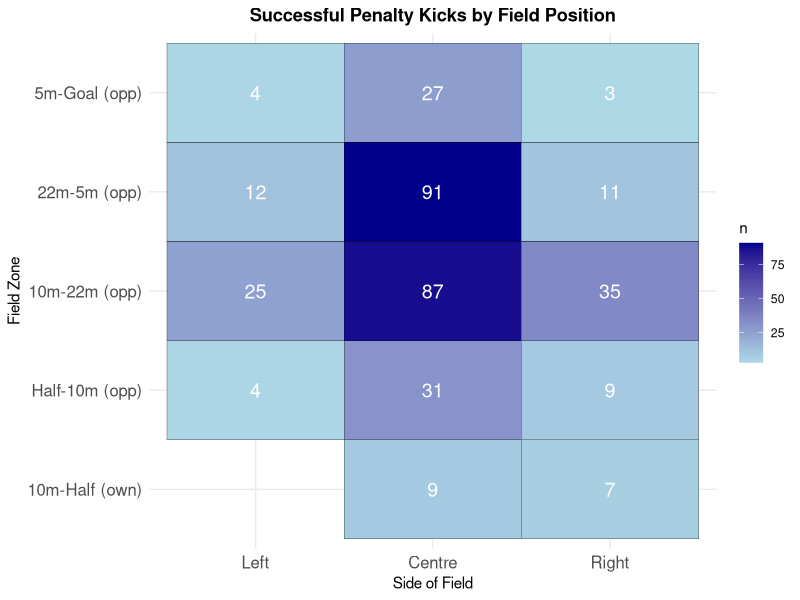
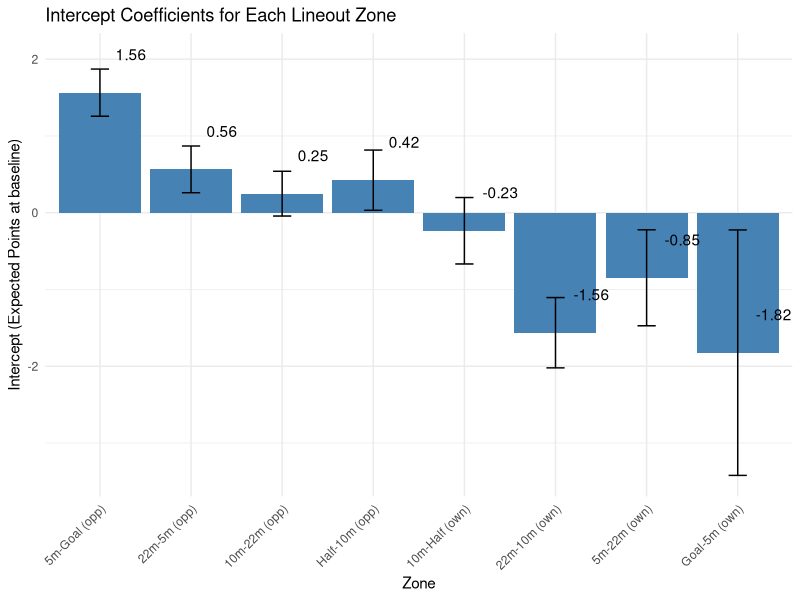
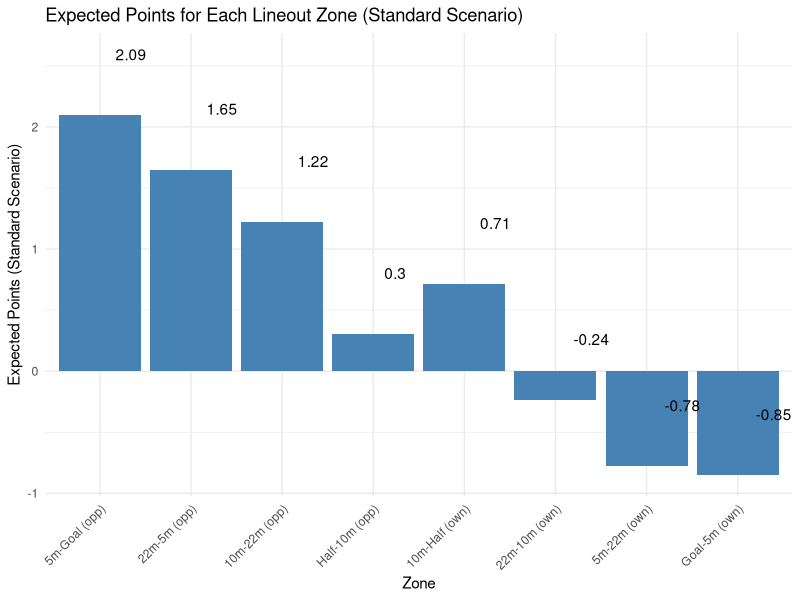

Source code (R) for these figures, in order: (Note: this script raises an error after producing the figures.)
##################
### REFERENCES ###
##################

# setwd("/Users/kennywatts/Documents/GitHub/Rugby-Expected-Points/")

## Links to Article
# https://www.data-ruck.com/blog/predicting-kicks-outcome/
# https://journals.sagepub.com/doi/10.1177/22150218251365220

## Data Download Link
# https://zenodo.org/api/records/13851563/files-archive

# Goal Kicking Data
# https://www.sciencedirect.com/science/article/pii/S1440244014000255


################
### PACKAGES ###
################

# install.packages("patchwork")
library(patchwork)

# install.packages("stringr")
library(stringr)

# install.packages("tidyverse")
library(tidyverse)

# install.packages("dplyr")
library(dplyr)

#################
### DATA LOAD ###
#################

# run from project directory (or within .Rproj)
phase_data = read_csv("data/phase_2018-19.csv")
# preview data
head(phase_data)

########################
### DATA EXPLORATION ###
#######################

# location where the phase began, determined determined by the metre lines dividing the pitch
unique(phase_data$Location)

# period between subsequent rucks
unique(phase_data$Phase)

# location on the pitch where the phase began, determined by the lineout lines dividing the pitch
unique(phase_data$Side)

# how did the play start?
unique(phase_data$Play_Start)

# upon scoring, the event was assigned to all phases since the previous scoring event
unique(phase_data$Outcome)

# points difference (I'm assuming for whoever has possession of the ball)
## oftentimes this is from perspective of the home team, but if it flips back and forth w/ possession then you're right
unique(phase_data$Points_Difference)

# phase data including cards

phase_data_cards <- phase_data

# remove instances when cards occur
phase_data <- phase_data %>%
  filter(
    Red_Cards_Own == 0,
    Red_Cards_Opp == 0,
    Yellow_Cards_Own == 0,
    Yellow_Cards_Opp == 0
  ) %>%
  select(-Red_Cards_Own, -Red_Cards_Opp, -Yellow_Cards_Own, -Yellow_Cards_Opp)

# get restarts
restarts <- phase_data %>%
  filter(Play_Start == "Restart Kick", Phase ==1)

# list of unique restart locations
unique(restarts$Location)

# successfulpenalty kicks and locations
successful_penalty_kicks <- phase_data %>%
  arrange(ID) %>% 
  mutate(
    prev_location = lag(Location),          # previous play location
    prev_team = lag(Team_In_Poss),          # previous team in possession
    prev_side = lag(Side),                  # previous side
    score_change = Points_Difference - lag(Points_Difference),
    
    # flip certain "own" zones to "opp"
    prev_location = case_when(
      prev_location == "Goal-5m (own)"   ~ "5m-Goal (opp)",
      prev_location == "5m-22m (own)"    ~ "22m-5m (opp)",
      prev_location == "22m-10m (own)"   ~ "10m-22m (opp)",
      TRUE ~ prev_location
    )
  ) %>%
  # isolate for 3-point scores
  filter(
    abs(score_change) == 3
  ) %>%
  select(ID, Round, Home, Away, Location, prev_location, prev_team, prev_side, Points_Difference, Outcome)
# preview data
print(successful_penalty_kicks)


# mapping successful penalty kicks

zone_levels <- c("Goal-5m (own)", "5m-22m (own)", "22m-10m (own)", "10m-Half (own)",
                 "Half-10m (opp)", "10m-22m (opp)", "22m-5m (opp)", "5m-Goal (opp)")

successful_penalty_kicks <- successful_penalty_kicks %>%
  mutate(
    prev_location = factor(prev_location, levels = zone_levels),
    prev_side = factor(prev_side, levels = c("Left", "Centre", "Right"))
  )

field_counts <- successful_penalty_kicks %>%
  count(prev_location, prev_side)

p1 <- ggplot(field_counts, aes(x = prev_side, y = prev_location, fill = n)) +
  geom_tile(color = "black") +
  geom_text(aes(label = n), color = "white", size = 5) +
  scale_fill_gradient(low = "lightblue", high = "darkblue") +
  labs(title = "Successful Penalty Kicks by Field Position",
       x = "Side of Field",
       y = "Field Zone") +
  theme_minimal() +
  theme(
    axis.text.x = element_text(size = 12),
    axis.text.y = element_text(size = 12),
    plot.title = element_text(hjust = 0.5, face = "bold")
  )

ggsave("plots/penalty_kicks_by_position.png", p1, width = 10, height = 8, dpi = 300)

# expected points of lineout in different locations

phase_data <- phase_data %>%
  mutate(
    # extract signed numbers inside parentheses: (+3), (-3), etc.
    points = str_extract(Outcome, "[-+]?\\d+") %>% as.numeric(),
    
    # handle cases with no number (e.g. "no score", turnovers)
    points = ifelse(is.na(points), 0, points)
  )

zones <- c(
  "5m-Goal (opp)",
  "22m-5m (opp)",
  "10m-22m (opp)",
  "Half-10m (opp)",
  "10m-Half (own)",
  "22m-10m (own)",
  "5m-22m (own)",
  "Goal-5m (own)"
)

lineouts_clean <- phase_data %>%
  filter(
    Play_Start == "Lineout",
    Location %in% zones,
    Phase == 1
  ) %>%
  arrange(Round, Home, Away, Team_In_Poss, desc(Seconds_Remaining))

expected_points_by_zone <- lineouts_clean %>%
  group_by(Location) %>%
  summarise(
    n_phases = n(),
    avg_points = mean(points, na.rm = TRUE),
    total_points = sum(points, na.rm = TRUE),
    .groups = "drop"
)

print(expected_points_by_zone)

#####
# Expected points using linear regression
#####

last_play <- phase_data_cards %>%
  group_by(Round, Home, Away) %>%
  filter(ID == max(ID)) %>%
  ungroup() %>%
  mutate(
    last_play_points = str_extract(Outcome, "[-+]?\\d+") %>% as.numeric(),
    last_play_points = ifelse(is.na(last_play_points), 0, last_play_points),
    
    Score_Change = last_play_points,
    
    Final_Points_Difference = Points_Difference + Score_Change,
    Final_Points_Diff_Home = if_else(Team_In_Poss == "Home",
                                     Final_Points_Difference,
                                     -Final_Points_Difference)
)

# making win percentage column

matches <- last_play %>%
  select(Round, Home, Away, Final_Points_Diff_Home) %>%
  distinct()

team_games <- matches %>%
  pivot_longer(cols = c(Home, Away),
               names_to = "Side",
               values_to = "Team") %>%
  mutate(
    Win = case_when(
      Side == "Home" & Final_Points_Diff_Home > 0 ~ 1,
      Side == "Home" & Final_Points_Diff_Home <= 0 ~ 0,
      Side == "Away" & Final_Points_Diff_Home < 0 ~ 1,
      Side == "Away" & Final_Points_Diff_Home >= 0 ~ 0
    ),
    Round = as.numeric(Round)
  ) %>%
  arrange(Team, Round)

team_games <- team_games %>%
  group_by(Team) %>%
  arrange(Round) %>%
  mutate(
    Games_Played = lag(row_number(), default = 0),
    Wins_Before = lag(cumsum(Win), default = 0),
    WinPct_Before = if_else(Games_Played == 0, 0.5, Wins_Before / Games_Played)
  ) %>%
  ungroup()

phase_data_cards <- phase_data_cards %>%
  mutate(
    Team_for_join = case_when(
      Team_In_Poss == "Home" ~ Home,
      Team_In_Poss == "Away" ~ Away
    )
  )

phase_data_cards <- phase_data_cards %>%
  left_join(
    team_games %>% select(Team, Round, WinPct_Before),
    by = c("Team_for_join" = "Team", "Round" = "Round")
  )

regression_lineouts <- phase_data_cards %>%
  filter(
    Play_Start == "Lineout",
    Location %in% zones,
    Phase == 1
  )

# Home and away column

regression_lineouts <- regression_lineouts %>%
  mutate(
    Home_Attack = if_else(Team_In_Poss == "Home", 1, 0)
  )

regression_lineouts <- regression_lineouts %>%
  mutate(
    Opponent = if_else(Team_In_Poss == "Home", Away, Home)
  ) %>%
  left_join(
    team_games %>% select(Team, Round, WinPct_Before) %>%
      rename(Opponent = Team,
             Opponent_WinPct = WinPct_Before),
    by = c("Opponent", "Round")
  )

# Win percent differential

regression_lineouts <- regression_lineouts %>%
  mutate(
    WinPct_Diff = WinPct_Before - Opponent_WinPct
  )

# Card differential

regression_lineouts <- regression_lineouts %>%
  mutate(
    Card_Diff = (Yellow_Cards_Opp + Red_Cards_Opp) - (Yellow_Cards_Own + Red_Cards_Own)
  )

# Seconds remaining in half

regression_lineouts <- regression_lineouts %>%
  mutate(
    Seconds_Remaining_Half = if_else(
      Seconds_Remaining > 2400,             # first half
      Seconds_Remaining - 2400,             # seconds remaining in first half
      Seconds_Remaining                     # second half: already less than 2400
    )
  )


regression_lineouts <- regression_lineouts %>%
  mutate(
  points = str_extract(Outcome, "[-+]?\\d+") %>% as.numeric(),
  points = ifelse(is.na(points), 0, points))

# Weighting lineouts in consecutive possessions with same outcome

regression_lineouts <- regression_lineouts %>%
  arrange(Round, Home, Away, ID) %>%
  group_by(Round, Home, Away) %>%
  mutate(
    run_id = cumsum(c(TRUE, diff(Points_Difference) != 0 | Outcome[-1] != Outcome[-n()])),
    n_same = ave(run_id, run_id, FUN = length),          # count observations in each run
    weighted_points = points / n_same                   # divide points by number in run
  ) %>%
  ungroup()

lineouts_by_zone <- split(regression_lineouts, regression_lineouts$Location)

zone_regressions <- list()

for (zone_name in names(lineouts_by_zone)) {
  df <- lineouts_by_zone[[zone_name]]
  
  lm_zone <- lm(weighted_points ~ Seconds_Remaining_Half + Home_Attack + WinPct_Diff + Card_Diff, data = df)
  
  zone_regressions[[zone_name]] <- lm_zone
}

# Expected points for each zone using regression

library(broom)

zone_coefficients <- lapply(names(zone_regressions), function(zone) {
  broom::tidy(zone_regressions[[zone]]) %>%
    mutate(Location = zone)
}) %>%
  bind_rows()

zones_order <- c(
  "5m-Goal (opp)",
  "22m-5m (opp)",
  "10m-22m (opp)",
  "Half-10m (opp)",
  "10m-Half (own)",
  "22m-10m (own)",
  "5m-22m (own)",
  "Goal-5m (own)"
)

intercepts <- zone_coefficients %>%
  filter(term == "(Intercept)")

intercepts <- intercepts %>%
  mutate(Location = factor(Location, levels = zones_order))

reg_plot <- ggplot(intercepts, aes(x = Location, y = estimate)) +
  geom_col(fill = "steelblue") +
  geom_errorbar(aes(ymin = estimate - std.error, ymax = estimate + std.error), width = 0.2) +
  geom_text(aes(label = round(estimate, 2)),
            nudge_y = 0.5,   # move labels slightly above the bars
            hjust = -0.5) +   # center horizontally
  labs(
    x = "Zone",
    y = "Intercept (Expected Points at baseline)",
    title = "Intercept Coefficients for Each Lineout Zone"
  ) +
  theme_minimal() +
  theme(axis.text.x = element_text(angle = 45, hjust = 1))

ggsave("plots/reg_plot.png", reg_plot, width = 10, height = 6, dpi = 300)

# Standard Scenario Plot

Seconds_Remaining_Half_val <- 1200
Home_Attack_val <- 1
WinPct_Diff_val <- 0
Card_Diff_val <- 0

zone_coeff_summary <- zone_coefficients %>%
  select(Location, term, estimate) %>%
  pivot_wider(names_from = term, values_from = estimate, values_fn = mean)

EP_standard <- zone_coeff_summary %>%
  mutate(
    EP_standard = `(Intercept)` +
      Seconds_Remaining_Half * Seconds_Remaining_Half_val +
      Home_Attack * Home_Attack_val +
      WinPct_Diff * WinPct_Diff_val +
      Card_Diff * Card_Diff_val
  ) %>%
  select(Location, EP_standard) %>%
  pivot_longer(
    cols = EP_standard,
    names_to = "Condition",
    values_to = "Expected_Points"
  ) %>%
  mutate(Location = factor(Location, levels = zones_order))

reg_plot_standard <- ggplot(EP_standard, aes(x = Location, y = Expected_Points)) +
  geom_col(fill = "steelblue") +
  geom_text(aes(label = round(Expected_Points, 2)),
            nudge_y = 0.5, 
            hjust = -0.5) +
  labs(
    x = "Zone",
    y = "Expected Points (Standard Scenario)",
    title = "Expected Points for Each Lineout Zone (Standard Scenario)"
  ) +
  theme_minimal() +
  theme(axis.text.x = element_text(angle = 45, hjust = 1))

ggsave("plots/standard_coef_reg_plot.png", reg_plot_standard, width = 10, height = 6, dpi = 300)

# Expected Points of Lineout All Areas of the pitch

expected_points_by_zone <- lineouts_weighted %>%
  group_by(Location) %>%
  summarise(
    n_phases = n(),
    avg_points = mean(weighted_points, na.rm = TRUE),
    total_points = sum(weighted_points, na.rm = TRUE),
    .groups = "drop"
  ) %>%
  mutate(Location = factor(Location, levels = zones_order)) %>%
  arrange(Location)

expected_points_regression <- EP_standard %>%
  arrange(factor(Location, levels = zones_order)) %>%
  select(Location, Expected_Points) %>%
  mutate(Location = factor(Location, levels = zones_order))

# Print Table
print(expected_points_by_zone)

# Plot of Meteres vs Expected Points of Lineout

field_lines <- c(5, 22, 40, 50, 60, 78, 95)
line_names <- c("5m (opp)", "22m (opp)", "10m (opp)", "Half", "10m (own)", "22m (own)", "5m (own)")

zone_meters <- c(2.5, 13.5, 31, 45, 55, 69, 86.5, 97.5)

expected_points_by_zone$Location <- factor(expected_points_by_zone$Location, levels = zones_order)
expected_points_by_zone$meter_x <- zone_meters[match(as.character(expected_points_by_zone$Location), zones_order)]

expected_points_regression$Location <- factor(expected_points_regression$Location, levels = zones_order)
expected_points_regression$meter_x <- zone_meters[match(as.character(expected_points_regression$Location), zones_order)]

# Computing Quadratic Minimum

quad_fit_tmp <- lm(avg_points ~ poly(meter_x, 2), data = expected_points_by_zone)
quad_fit_reg <- lm(Expected_Points ~ poly(meter_x, 2), data = expected_points_regression)


grid_x <- seq(min(expected_points_by_zone$meter_x, na.rm = TRUE),
              max(expected_points_by_zone$meter_x, na.rm = TRUE),
              length.out = 2000)

pred_tmp <- predict(quad_fit_tmp, newdata = data.frame(meter_x = grid_x))
pred_reg <- predict(quad_fit_reg, newdata = data.frame(meter_x = grid_x))

cap_x <- grid_x[which.min(pred_tmp)]
cap_x_reg <- grid_x[which.min(pred_reg)]

lineout_plot <- ggplot(expected_points_by_zone, aes(x = meter_x, y = avg_points)) +
  geom_point(size = 2) +
  geom_text(aes(label = round(avg_points, 2)), vjust = -1.2, size = 3, check_overlap = TRUE) +
  geom_smooth(method = "lm", formula = y ~ poly(pmin(x,  cap_x), 2), se = FALSE, linewidth = 0.8) +
  scale_x_continuous(
    breaks = field_lines,
    labels = line_names,
    expand = expansion(add = c(3, 3)),
    limits = c(0, 100)  # ensures full field range
  ) +
  labs(
    title = "Average Points by Lineout Location (Quadratic Fit, Increasing Distance from Opposition Goal Line)",
    x = "Field Position (meters)",
    y = "Average Expected Points"
  ) +
  theme_minimal(base_size = 12) +
  theme(
    axis.text.x = element_text(angle = 45, hjust = 1),
    axis.title.x = element_text(margin = ggplot2::margin(t = unit(8, "pt")))
  )

ggsave("plots/lineout_plot.png", lineout_plot, width = 10, height = 6, dpi = 300)

df <- tibble::tibble(
  y_mid = c(31, 13.5, 2.5, 45),
  avg_points = c(1.36, 2.4, 4.17, 0.66)
)

p2 <- ggplot(df, aes(x = y_mid, y = avg_points)) +
  geom_point(size = 3, color = "red") +
  geom_line(group = 1, color = "blue") +
  labs(
    title = "Average Expected Points by Zone",
    x = "Distance from goal line (m, zone midpoint)",
    y = "Average Points"
  ) +
  theme_minimal()

ggsave("plots/expected_points_by_zone.png", p2, width = 10, height = 6, dpi = 300)

# Regression quad plot

lineout_plot_reg <- ggplot(expected_points_regression, aes(x = meter_x, y = Expected_Points)) +
  geom_point(size = 2) +
  geom_text(aes(label = round(Expected_Points, 2)), vjust = -1.2, size = 3, check_overlap = TRUE) +
  geom_smooth(method = "lm", formula = y ~ poly(pmin(x,  cap_x_reg), 2), se = FALSE, linewidth = 0.8) +
  scale_x_continuous(
    breaks = field_lines,
    labels = line_names,
    expand = expansion(add = c(3, 3)),
    limits = c(0, 100)  # ensures full field range
  ) +
  labs(
    title = "Average Points by Lineout Location",
    x = "Field Position (meters)",
    y = "Average Expected Points"
  ) +
  theme_minimal(base_size = 12) +
  theme(
    axis.text.x = element_text(angle = 45, hjust = 1),
    axis.title.x = element_text(margin = ggplot2::margin(t = unit(8, "pt")))
  )

ggsave("plots/lineout_plot_reg.png", lineout_plot_reg, width = 10, height = 6, dpi = 300)

df_reg <- tibble::tibble(
  y_mid = c(31, 13.5, 2.5, 45),
  estimate = c(1.36, 2.4, 4.17, 0.66)
)

p2_reg <- ggplot(df_reg, aes(x = y_mid, y = estimate)) +
  geom_point(size = 3, color = "red") +
  geom_line(group = 1, color = "blue") +
  labs(
    title = "Average Expected Points by Zone",
    x = "Distance from goal line (m, zone midpoint)",
    y = "Average Points"
  ) +
  theme_minimal()

ggsave("plots/expected_points_regression.png", p2_reg, width = 10, height = 6, dpi = 300)

# coefficients from logistic regression (REPLICATE THIS)
beta_angle <- 0.45
beta_distance <- -0.022
intercept <- -1.78

x_vals <- seq(-35, 35, by = 1)
y_vals <- seq(5, 60, by = 1)
grid <- expand.grid(x = x_vals, y = y_vals)

# SET THIS AS DEFAULT VALUE, CORRECT IF NOT SO
post_half_width <- 2.81

# logistic function
logit_prob <- function(angle, distance) {
  1 / (1 + exp(-(beta_angle * angle + beta_distance * distance + intercept)))
}

compute_expected_points <- function(x, y, post_half_width = 2.81) {
  # positions of the posts along the x-axis
  left_post_x  <- -post_half_width
  right_post_x <-  post_half_width
  
  # distances to the posts from kicker at (x, y)
  angle_left  <- atan2(x + left_post_x, y)
  angle_right <- atan2(x - right_post_x, y)
  
  # angular width of target
  angle <- angle_right - angle_left
  
  # logistic probability
  distance <- sqrt(x^2 + y^2)
  prob_raw <- logit_prob(angle, distance)
  
  prob_raw
}

grid <- grid %>%
  mutate(
    prob_raw_pos = compute_expected_points(x, y),
    prob_raw_neg = compute_expected_points(-x, y),  # mirror kicker position
    prob_raw_max = pmax(prob_raw_pos, prob_raw_neg)
  ) %>%
  mutate(
    prob = prob_raw_max / max(prob_raw_max),
    expected_points = prob * 3 + (1-prob)*0.74    # 0.74 obtained from expected points following a 22 meter drop out
  )


# plot symmetric heatmap
thresholds <- c(0.8, 0.6, 0.4, 0.2)

p3 <- ggplot(grid, aes(x = x, y = y, fill = prob)) +
  geom_tile() +
  geom_contour(aes(z = prob),
               breaks = thresholds,
               color = "white",
               linewidth = 0.8,
               linetype = "dashed") +
  scale_fill_viridis_c(option = "magma", name = "Expected Prob") +
  coord_fixed() +
  labs(
    title = "Expected Probability of Kick Success (Symmetric)",
    x = "Lateral position (m)",
    y = "Distance from goal line (m)"
  ) +
  theme_minimal()

ggsave("plots/kick_success_probability.png", p3, width = 12, height = 10, dpi = 300)

p4 <- ggplot(grid, aes(x = x, y = y, fill = expected_points)) +
  geom_tile() +
  scale_fill_viridis_c(option = "magma", name = "Expected Points") +
  coord_fixed() +
  labs(
    title = "Expected Points of Kick Success (Symmetric)",
    x = "Lateral position (m)",
    y = "Distance from goal line (m)"
  ) +
  theme_minimal()

ggsave("plots/expected_points_heatmap.png", p4, width = 12, height = 10, dpi = 300)



# Expected Points after Penalty miss (drop kick from opposition 22m)

all_restarts <- restarts

head(all_restarts)
table(all_restarts$Location)

# Need to Remove All Restarts After Tries and Penalties

restarts_not_after_score <- phase_data %>%
  mutate(
    prev_ID = lag(ID),
    prev_Points = lag(Points_Difference),
    prev_Play = lag(Play_Start),
    prev_Team_In_Poss = lag(Team_In_Poss)
  ) %>%
  filter(
    Phase == 1,
    Play_Start == "Restart Kick",
    !is.na(prev_ID),
    abs(Points_Difference - prev_Points) == 0,
    Seconds_Remaining < 4795,
    !between(Seconds_Remaining, 2390, 2400)
  )



head(restarts_not_after_score)
table(restarts_not_after_score$Location)


# Filtering out unreasonable locations

avg_points_by_location_restarts <- restarts_not_after_score %>%
  group_by(Location) %>%
  summarise(
    n = n(),
    avg_expected_points = mean(points, na.rm = TRUE)
  ) %>%
  arrange(desc(avg_expected_points))

avg_points_by_location_restarts <- avg_points_by_location_restarts %>% 
  dplyr::slice(1:5)

print(avg_points_by_location_restarts)

overall_avg_points_restarts <- weighted.mean(
  avg_points_by_location_restarts$avg_expected_points,
  avg_points_by_location_restarts$n
)


y_dense <- seq(min(expected_points_by_zone$meter_x),
               max(expected_points_by_zone$meter_x), length.out = 500)
y_dense_reg <- seq(min(expected_points_regression$meter_x),
               max(expected_points_regression$meter_x), length.out = 500)

fitted_dense <- predict(quad_fit_tmp, newdata = data.frame(meter_x = y_dense))
fitted_dense_reg <- predict(quad_fit_reg, newdata = data.frame(meter_x = y_dense_reg))

p5 <- ggplot() +
  geom_point(data = expected_points_by_zone, aes(x = meter_x, y = avg_points), color = "blue") +
  geom_line(aes(x = y_dense, y = fitted_dense), color = "red", linewidth = 1) +
  labs(title = "Quadratic Fit to Average Points by Zone",
       x = "meter_x",
       y = "Average Points") +
  theme_minimal()

ggsave("plots/quadratic_fit.png", p5, width = 10, height = 6, dpi = 300)

p5_reg <- ggplot() +
  geom_point(data = expected_points_regression, aes(x = meter_x, y = Expected_Points), color = "blue") +
  geom_line(aes(x = y_dense_reg, y = fitted_dense_reg), color = "red", linewidth = 1) +
  labs(title = "Quadratic Fit to Average Points by Zone",
       x = "meter_x",
       y = "Average Points") +
  theme_minimal()

ggsave("plots/quadratic_fit_reg.png", p5, width = 10, height = 6, dpi = 300)

interpolate_quad <- function(x) {
  predict(quad_fit_tmp, newdata = data.frame(meter_x = x))
}

interpolate_quad_reg <- function(x) {
  predict(quad_fit_reg, newdata = data.frame(meter_x = x))
}

grid <- grid %>%
  mutate(
    avg_points_interp = interpolate_quad(y),
    point_diff = expected_points - avg_points_interp
  )

grid_reg <- grid %>%
  mutate(
    avg_points_interp = interpolate_quad_reg(y),
    point_diff = expected_points - avg_points_interp
  )

# graph of if the lineout takes place at the same distance from goal as kick
p6 <- ggplot(grid, aes(x = x, y = y, fill = point_diff)) +
  geom_tile() +
  scale_fill_gradient2(
    low = "#457B9D",    # darker blue for negative
    mid = "white",       # zero
    high = "#E76F51",   # darker orange/red for positive
    midpoint = 0,
    name = "Kick vs Lineout"
  ) +
  coord_fixed() +
  labs(
    title = "Expected Points Difference: Kick vs Lineout",
    x = "Lateral position (m)",
    y = "Distance from goal line (m)"
  ) +
  theme_minimal()

ggsave("plots/kick_vs_lineout_comparison.png", p6, width = 12, height = 10, dpi = 300)


p6_reg <- ggplot(grid_reg, aes(x = x, y = y, fill = point_diff)) +
  geom_tile() +
  scale_fill_gradient2(
    low = "#457B9D",    # darker blue for negative
    mid = "white",       # zero
    high = "#E76F51",   # darker orange/red for positive
    midpoint = 0,
    name = "Kick vs Lineout"
  ) +
  coord_fixed() +
  labs(
    title = "Expected Points Difference (Regression): Kick vs Lineout",
    x = "Lateral position (m)",
    y = "Distance from goal line (m)"
  ) +
  theme_minimal()

ggsave("plots/kick_vs_lineout_comparison_reg.png", p6_reg, width = 12, height = 10, dpi = 300)

# with a y shift

y_shifts <- c(0, -5, -10, -15, -20, -25)

plots <- lapply(y_shifts, function(shift) {
  
  grid_shifted <- grid %>%
    mutate(
      avg_points_interp = pmin(interpolate_quad(y + shift), 4.17),
      point_diff = expected_points - avg_points_interp
    )
  
  p <- ggplot(grid_shifted, aes(x = x, y = y, fill = point_diff)) +
    geom_tile() +
    scale_fill_gradient2(
      low = "#457B9D",    # darker blue for negative
      mid = "white",       # zero
      high = "#E76F51",   # darker orange/red for positive
      midpoint = 0,
      name = "Kick vs Lineout"
    ) +
    coord_fixed() +
    labs(
      title = paste("Expected Points Difference: Kick vs Lineout (Lineout", shift, "m)"),
      x = "Lateral position (m)",
      y = "Distance from goal line (m)"
    ) +
    theme_minimal()
  
  # Save each plot
  filename <- paste0("plots/kick_vs_lineout_shift_", abs(shift), "m.png")
  ggsave(filename, p, width = 12, height = 10, dpi = 300)
  
  p
})

plots_reg <- lapply(y_shifts, function(shift) {
  
  grid_shifted_reg <- grid_reg %>%
    mutate(
      avg_points_interp = pmin(interpolate_quad_reg(y + shift), 4.96),
      point_diff = expected_points - avg_points_interp
    )
  
  p_reg <- ggplot(grid_shifted_reg, aes(x = x, y = y, fill = point_diff)) +
    geom_tile() +
    scale_fill_gradient2(
      low = "#457B9D",    # darker blue for negative
      mid = "white",       # zero
      high = "#E76F51",   # darker orange/red for positive
      midpoint = 0,
      name = "Kick vs Lineout"
    ) +
    coord_fixed() +
    labs(
      title = paste("Expected Points Difference (Regression): Kick vs Lineout (Lineout", shift, "m)"),
      x = "Lateral position (m)",
      y = "Distance from goal line (m)"
    ) +
    theme_minimal()
  
  # Save each plot
  filename <- paste0("plots/kick_vs_lineout_reg_shift_", abs(shift), "m.png")
  ggsave(filename, p_reg, width = 12, height = 10, dpi = 300)
  
  p_reg
})

# Specific y shift and decision marker

y_shift <- -15

marker_x <- 20
marker_y <- 30

grid_shifted <- grid %>%
  mutate(
    avg_points_interp = pmin(interpolate_quad(y + y_shift), 4.17),
    point_diff = expected_points - avg_points_interp
  )

grid_shifted_reg <- grid %>%
  mutate(
    avg_points_interp = pmin(interpolate_quad_reg(y + y_shift), 4.96),
    point_diff = expected_points - avg_points_interp
  )

decision_marker <- ggplot(grid_shifted, aes(x = x, y = y, fill = point_diff)) +
  geom_tile() +
  scale_fill_gradient2(
    low = "#457B9D",    # darker blue for negative
    mid = "white",       # zero
    high = "#E76F51",   # darker orange/red for positive
    midpoint = 0,
    name = "Kick vs Lineout"
  ) +
  coord_fixed() +
  labs(
    title = paste("Expected Points Difference: Kick vs Lineout (Lineout", y_shift, "m)"),
    x = "Lateral position (m)",
    y = "Distance from goal line (m)"
  ) +
  theme_minimal() +
  # Add your marker
  geom_point(aes(x = marker_x, y = marker_y), color = "black", size = 4, shape = 4, stroke = 1.2)

ggsave("plots/kick_vs_lineout_shift_15m_marker.png", decision_marker, width = 12, height = 10, dpi = 300)

decision_marker

decision_marker_reg <- ggplot(grid_shifted_reg, aes(x = x, y = y, fill = point_diff)) +
  geom_tile() +
  scale_fill_gradient2(
    low = "#457B9D",    # darker blue for negative
    mid = "white",       # zero
    high = "#E76F51",   # darker orange/red for positive
    midpoint = 0,
    name = "Kick vs Lineout"
  ) +
  coord_fixed() +
  labs(
    title = paste("Expected Points Difference (Regression): Kick vs Lineout (Lineout", y_shift, "m)"),
    x = "Lateral position (m)",
    y = "Distance from goal line (m)"
  ) +
  theme_minimal() +
  # Add your marker
  geom_point(aes(x = marker_x, y = marker_y), color = "black", size = 4, shape = 4, stroke = 1.2)

ggsave("plots/kick_vs_lineout_shift_15m_marker_reg.png", decision_marker_reg, width = 12, height = 10, dpi = 300)

decision_marker_reg

marker_value <- grid_shifted %>%
  filter(x == marker_x, y == marker_y) %>%
  select(expected_points, avg_points_interp, point_diff)

marker_value <- marker_value %>%
  mutate(
    expected_points = round(expected_points, 2),
    avg_points_interp = round(avg_points_interp, 2),
    point_diff = round(point_diff, 2)
  )

marker_value

marker_value_reg <- grid_shifted_reg %>%
  filter(x == marker_x, y == marker_y) %>%
  select(expected_points, avg_points_interp, point_diff)

marker_value_reg <- marker_value_reg %>%
  mutate(
    expected_points = round(expected_points, 2),
    avg_points_interp = round(avg_points_interp, 2),
    point_diff = round(point_diff, 2)
  )

marker_value_reg


# Graphing Decision Boundary

marker_x <- -20
marker_y <- 30

y_shifts <- seq(0, -35, by = -1)

shift_results <- lapply(y_shifts, function(shift) {
  grid_shifted <- grid %>%
    mutate(
      avg_points_interp = pmin(interpolate_quad(y + shift), 4.17),
      point_diff = expected_points - avg_points_interp
    )
  
  marker_val <- grid_shifted %>%
    mutate(dist = sqrt((x - marker_x)^2 + (y - marker_y)^2)) %>%
    slice_min(dist, n = 1) %>%
    select(expected_points, avg_points_interp)
  
  tibble(
    y_shift = shift,
    kick_EP = marker_val$expected_points,
    lineout_EP = marker_val$avg_points_interp
  )
}) %>%
  bind_rows()

shift_results_reg <- lapply(y_shifts, function(shift) {
  grid_shifted_reg <- grid_reg %>%
    mutate(
      avg_points_interp = pmin(interpolate_quad_reg(y + shift), 4.17),
      point_diff = expected_points - avg_points_interp
    )
  
  marker_val_reg <- grid_shifted_reg %>%
    mutate(dist = sqrt((x - marker_x)^2 + (y - marker_y)^2)) %>%
    slice_min(dist, n = 1) %>%
    select(expected_points, avg_points_interp)
  
  tibble(
    y_shift = shift,
    kick_EP = marker_val_reg$expected_points,
    lineout_EP = marker_val_reg$avg_points_interp
  )
}) %>%
  bind_rows()

shift_results_long <- shift_results %>%
  mutate(y_shift_plot = abs(y_shift)) %>%
  pivot_longer(
    cols = c(kick_EP, lineout_EP),
    names_to = "Option",
    values_to = "Expected_Points"
  )

shift_results_long_reg <- shift_results_reg %>%
  mutate(y_shift_plot = abs(y_shift)) %>%
  pivot_longer(
    cols = c(kick_EP, lineout_EP),
    names_to = "Option",
    values_to = "Expected_Points"
  )

f <- function(shift) interpolate_quad(marker_y + shift) - shift_results$kick_EP[1]

zero_shift <- -uniroot(f, c(-50, 0))$root

zero_shift

f_reg <- function(shift) interpolate_quad_reg(marker_y + shift) - shift_results_reg$kick_EP[1]

zero_shift_reg <- -uniroot(f_reg, c(-50, 0))$root

zero_shift_reg


delta_intercept <- ggplot(shift_results_long, aes(x = y_shift_plot, y = Expected_Points, color = Option)) +
  geom_line(size = 1.2) +
  geom_point(size = 2) +
  geom_vline(xintercept = abs(zero_shift), linetype = "dashed", color = "black") +
  annotate(
    "text",
    x = abs(zero_shift) + 1,  # shift label slightly right (adjust as needed)
    y = max(shift_results_long$Expected_Points),
    label = sprintf("Intercept = %.2f m", abs(zero_shift)),
    vjust = -0.5,
    hjust = 0
  ) +
  theme_minimal() +
  labs(
    title = paste("Expected Points vs Lineout Shift at (", marker_x, ",", marker_y, ")"),
    x = "Yards Gained for Lineout (m)",
    y = "Expected Points",
    color = "Option"
  )

ggsave("plots/delta_intercept_graph.png", delta_intercept, width = 12, height = 10, dpi = 300)


delta_intercept_reg <- ggplot(shift_results_long_reg, aes(x = y_shift_plot, y = Expected_Points, color = Option)) +
  geom_line(size = 1.2) +
  geom_point(size = 2) +
  geom_vline(xintercept = abs(zero_shift_reg), linetype = "dashed", color = "black") +
  annotate(
    "text",
    x = abs(zero_shift_reg) + 1,  # shift label slightly right (adjust as needed)
    y = max(shift_results_long_reg$Expected_Points),
    label = sprintf("Intercept = %.2f m", abs(zero_shift_reg)),
    vjust = -0.5,
    hjust = 0
  ) +
  theme_minimal() +
  labs(
    title = paste("Expected Points vs Lineout Shift at (", marker_x, ",", marker_y, ")"),
    x = "Yards Gained for Lineout (m)",
    y = "Expected Points",
    color = "Option"
  )

ggsave("plots/delta_intercept_graph_reg.png", delta_intercept_reg, width = 12, height = 10, dpi = 300)


# Shifting Variables in Regression Equation

# Set scenario values

Seconds_Remaining_Half_Coef <- 1200
Home_Attack_Coef <- 1
WinPct_Diff_Coef <- 0

EP_given_card <- zone_coefficients %>%
  select(Location, term, estimate) %>%
  pivot_wider(
    names_from = term,
    values_from = estimate
  ) %>%
  mutate(
    EP_no_card = `(Intercept)` +
      Seconds_Remaining_Half * Seconds_Remaining_Half_Coef +
      Home_Attack * Home_Attack_Coef +
      WinPct_Diff * WinPct_Diff_Coef,
    EP_card    = EP_no_card + Card_Diff
  )

EP_given_card

EP_long <- EP_given_card %>%
  select(Location, EP_no_card, EP_card) %>%
  pivot_longer(
    cols = c(EP_no_card, EP_card),
    names_to = "Condition",
    values_to = "Expected_Points"
  ) %>%
  mutate(
    Location = factor(Location, levels = zones_order)
  )

yellow_card_plot <- ggplot(EP_long, aes(x = Location, y = Expected_Points, color = Condition)) +
  geom_point(size = 2) +
  geom_text(aes(label = round(Expected_Points, 2)), 
            vjust = -1, nudge_x = 0.4, size = 3, check_overlap = TRUE) +
  labs(
    title = "Expected Points by Zone With and Without Yellow Card",
    x = "Zone",
    y = "Expected Points",
    color = "Condition"
  ) +
  theme_minimal(base_size = 12) +
  theme(
    axis.text.x = element_text(angle = 45, hjust = 1)
  )

ggsave("plots/yellow_card_plot.png", yellow_card_plot, width = 12, height = 10, dpi = 300)


# Changing win percentage

Seconds_Remaining_Half_Coef <- 1200
Home_Attack_Coef <- 1
Card_Diff_val <- 0
WinPct_Diff_vals <- c(-0.25, -0.125, 0, 0.125, 0.25)

EP_scenarios <- expand.grid(
  Location = unique(zone_coefficients$Location),
  WinPct_Diff_val = WinPct_Diff_vals
) %>%
  left_join(
    zone_coefficients %>%
      select(Location, term, estimate) %>%
      pivot_wider(names_from = term, values_from = estimate),
    by = "Location"
  ) %>%
  mutate(
    EP_no_card = `(Intercept)` +
      Seconds_Remaining_Half * Seconds_Remaining_Half_Coef +
      Home_Attack * Home_Attack_Coef +
      WinPct_Diff * WinPct_Diff_val +
      Card_Diff * Card_Diff_val
  ) %>%
  select(Location, WinPct_Diff_val, EP_no_card) %>%
  mutate(Location = factor(Location, levels = zones_order))

win_percent_plot <- ggplot(EP_scenarios, aes(x = Location, y = EP_no_card, color = as.factor(WinPct_Diff_val), group = WinPct_Diff_val)) +
  geom_point(size = 2) +
  geom_line() +
  geom_text(aes(label = round(EP_no_card, 2)), 
            vjust = -1, size = 3, check_overlap = FALSE,
            position = position_dodge(width = 0.5)) +
  labs(
    title = "Expected Points by Zone Without Yellow Card\nfor Different Win Percentage Differences",
    x = "Zone",
    y = "Expected Points",
    color = "Win % Diff"
  ) +
  theme_minimal(base_size = 12) +
  theme(axis.text.x = element_text(angle = 45, hjust = 1))

ggsave("plots/win_percent_plot.png", win_percent_plot, width = 12, height = 10, dpi = 300)

# Standard Scenario


# Scenario values
Seconds_Remaining_Half_val <- 1200
Home_Attack_val <- 1
WinPct_Diff_val <- 0
Card_Diff_val <- 0

# Reshape to wide so each term and its std.error is a column
EP_standard <- zone_coefficients %>%
  pivot_wider(
    id_cols = Location,
    names_from = term,
    values_from = c(estimate, std.error),
    names_glue = "{term}_{.value}"
  ) %>%
  mutate(
    EP_standard = `(Intercept)_estimate` +
      Seconds_Remaining_Half_estimate * Seconds_Remaining_Half_val +
      Home_Attack_estimate * Home_Attack_val +
      WinPct_Diff_estimate * WinPct_Diff_val +
      Card_Diff_estimate * Card_Diff_val,
    SE_EP_standard = sqrt(
      `(Intercept)_std.error`^2 +
        (Seconds_Remaining_Half_val^2) * (Seconds_Remaining_Half_std.error^2) +
        (Home_Attack_val^2) * (Home_Attack_std.error^2) +
        (WinPct_Diff_val^2) * (WinPct_Diff_std.error^2) +
        (Card_Diff_val^2) * (Card_Diff_std.error^2)
    )
  ) %>%
  mutate(Location = factor(Location, levels = zones_order))

zones_to_plot <- zones_order[1:6]

EP_standard_subset <- EP_standard %>%
  filter(Location %in% zones_to_plot) %>%
  mutate(Location = factor(Location, levels = zones_to_plot))

reg_plot_standard <- ggplot(EP_standard_subset, aes(x = Location, y = EP_standard)) +
  geom_col(fill = "steelblue") +
  geom_errorbar(aes(ymin = EP_standard - SE_EP_standard, 
                    ymax = EP_standard + SE_EP_standard),
                width = 0.2) +
  geom_text(aes(label = round(EP_standard, 2)),
            nudge_y = 0.5, 
            hjust = -0.5) +
  labs(
    x = "Zone",
    y = "Expected Points (Standard Scenario)",
    title = "Expected Points for Each Lineout Zone (Standard Scenario)"
  ) +
  theme_minimal() +
  theme(axis.text.x = element_text(angle = 45, hjust = 1))

ggsave("plots/reg_plot_standard.png", reg_plot_standard, width = 12, height = 10, dpi = 300)


# All Blacks vs South Africa Game

sep_game_data_csv = read_csv("data/All Blacks vs South Africa Game Sep 16th.csv")

sep_game_data_csv <- sep_game_data_csv %>%
  rename(
    x = `x location`,
    y = `y location`
  ) %>%
  mutate(
    x = x - 35,
    y = y
  )

# Example #4 Values


x_value <- 20
y_value <- 30
Seconds_Remaining_Half_val <- 1110
Home_Attack_val <- 0
WinPct_Diff_val <- 0
Card_Diff_val <- 0
distance_from_try <- data.frame(zone_meters = 30)

intercepts <- intercepts %>%
  mutate(Location = factor(Location, levels = zones_order)) %>%
  arrange(Location) %>%
  mutate(zone_meters = zone_meters)

intercept_fit <- lm(estimate ~ poly(zone_meters, 2), data = intercepts)

predicted_intercept <- predict(intercept_fit, newdata = distance_from_try)

coeffs_zone <- zone_coefficients %>%
  filter(Location == "10m-22m (opp)") %>%
  select(term, estimate) %>%
  pivot_wider(names_from = term, values_from = estimate)

coeffs_zone <- coeffs_zone %>%
  mutate(`(Intercept)` = predicted_intercept)

EP_lineout <- coeffs_zone$`(Intercept)` +
  coeffs_zone$Seconds_Remaining_Half * Seconds_Remaining_Half_val +
  coeffs_zone$Home_Attack * Home_Attack_val +
  coeffs_zone$WinPct_Diff * WinPct_Diff_val +
  coeffs_zone$Card_Diff * Card_Diff_val

EP_lineout

EP_Kick <- grid %>%
  filter(x == x_value, y == y_value) %>%
  pull(expected_points)

EP_Kick
